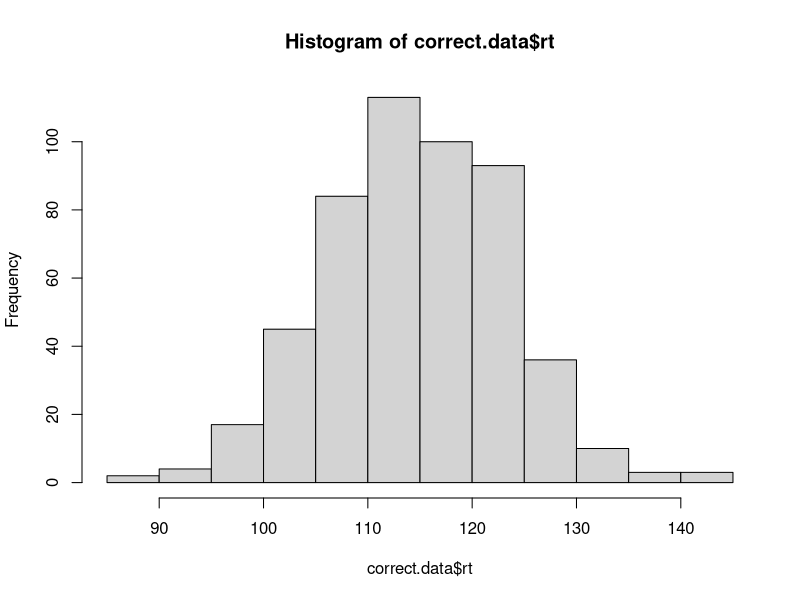
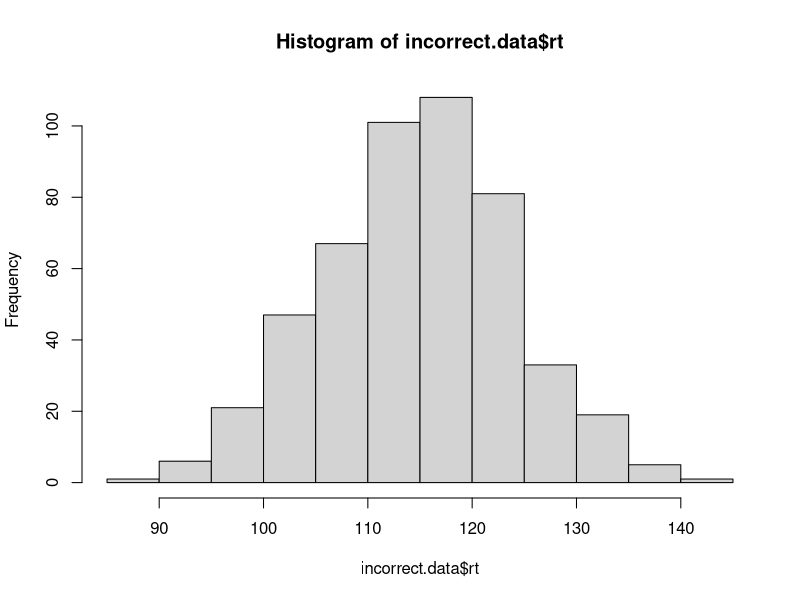

Source code (R) for these figures, in order:
# implement the model by filling in the function below
# the model should return a data frame with two columns: correct and rt
# the correct column should be TRUE or FALSE, and rt should contain the
# number of steps it took to reach the criterion.

# note that the function takes four arguments:
# samples is the number of samples to draw from the model
# rate.1 is the evidence accumulation rate for the correct response (default value is 40)
# rate.1 is the evidence accumulation rate for the incorrect response (default value is 40)
# criterion is the threshold for a response (default value is 3)

# one oddity: note that higher values for rate.1 and rate.2 will actually produce slower RTs.
# this is because the rate parameter is controlling the rate of decay of the exponential distribution,
# so faster rates mean that less evidence is likely to accumulate on each step. we could make
# these parameters more intuitive by taking 1/rate.1 and 1/rate.2 as the values to rexp().

accumulator.model <- function(samples, rate.1=40, rate.2=40, criterion=3){
  
  accuracy.array <- numeric()
  rt.array <- numeric()
  
  for(i in 1:samples){
    evidence.1 <- 0
    evidence.2 <- 0
    rt <- 0
    while(evidence.1 < criterion && evidence.2 < criterion){
      evidence.1 <- evidence.1 + rexp(1, rate.1)
      evidence.2 <- evidence.2 + rexp(1, rate.2)
      rt <- rt + 1
    }
    rt.array[i] <- rt
    accuracy.array[i] <- (evidence.1 > evidence.2)
  }
  
  output <- data.frame(
    correct = accuracy.array,
    rt = rt.array
  )
  
  return(output)
}

# test the model ####

# if the model is working correctly, then the line below should generate a data frame with 
# 1000 samples and about half of the samples should be correct. the average rt will probably
# be around 112, but might vary from that by a bit.

initial.test <- accumulator.model(1000)
sum(initial.test$correct) / length(initial.test$correct) # should be close to 0.5
mean(initial.test$rt) # should be about 112

# visualize the RT distributions ####

# we can use dplyr to filter the data and visualize the correct and incorrect RT distributions

library(dplyr)

correct.data <- initial.test %>% filter(correct==TRUE)
incorrect.data <- initial.test %>% filter(correct==FALSE)

hist(correct.data$rt)
hist(incorrect.data$rt)
